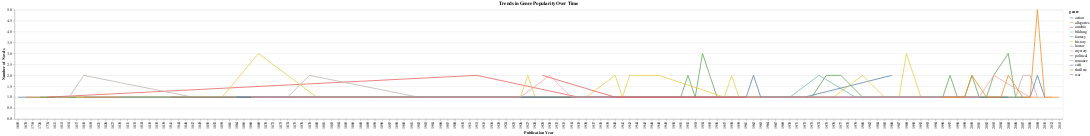

The cell this chart's notebook holds for it:
### Markdown cell above
## Observing Trends in Genre Popularity Over Time

### Code cell
genre_trends = df_novels.groupby(['pub_year', 'genre']).size().reset_index(name='count')

trend_chart = alt.Chart(genre_trends).mark_line().encode(
    x=alt.X('pub_year:O', title='Publication Year'),
    y=alt.Y('count:Q', title='Number of Novels'),
    color='genre:N',
    tooltip=['year:O', 'genre:N', 'count:Q']
).properties(title='Trends in Genre Popularity Over Time')

trend_chart

### Figure 1 — Vega-Lite specification as saved in the notebook (floating-point values rounded to 4 significant figures; data arrays with more than 128 entries replaced by an {"elided": "..."} marker saying what was removed)
{"config": {"view": {"continuousWidth": 300, "continuousHeight": 300}}, "data": {"name": "data-b36ccc024b2aaca0777301671cefe833"}, "mark": {"type": "line"}, "encoding": {"color": {"field": "genre", "type": "nominal"}, "tooltip": [{"field": "year", "type": "ordinal"}, {"field": "genre", "type": "nominal"}, {"field": "count", "type": "quantitative"}], "x": {"field": "pub_year", "title": "Publication Year", "type": "ordinal"}, "y": {"field": "count", "title": "Number of Novels", "type": "quantitative"}}, "title": "Trends in Genre Popularity Over Time", "$schema": "https://vega.github.io/schema/vega-lite/v5.20.1.json", "datasets": {"data-b36ccc024b2aaca0777301671cefe833": {"elided": "240 records"}}}
